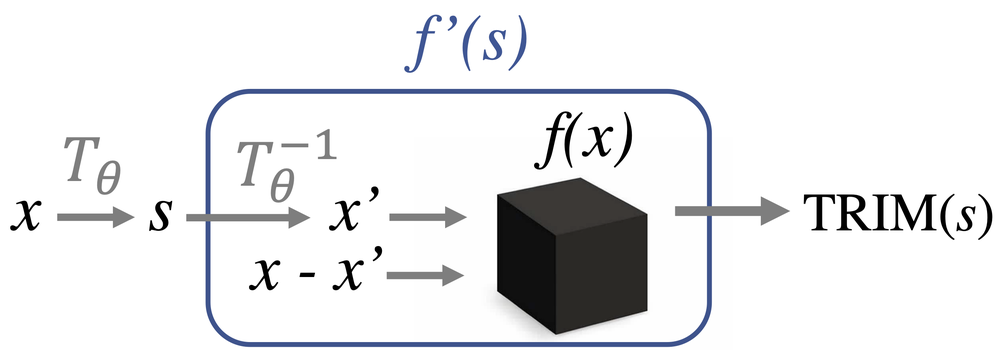
#> input picture awave/trim/trim.png, 1000 x 364 px, shrunk from 2550 x 929 before the run
$ python -i transforms_np.py   (imports and definitions only)
#> lines starting #> are read from the running program, lines starting #| are printed output that depends on the picture
import numpy as np
import scipy.signal as signal
from numpy.fft import *


# [49 lines left out: function bandpass_filter, not called in this run]


'''
Written by Alan Dong
Based on Jae S. Lim, "Two Dimensional Signal and Image Processing" 1990
'''


def bandpass_filter_norm_fast(im: np.ndarray, cutoff_low=0.25, cutoff_high=0.75, kernel_length=25):
    '''Return bandpass-filtered image, with freqs normalized
    '''

    def ftrans2(b: np.ndarray, t=None):
        '''Implements McClellan transform which produces 2D filter from 1D filter

        Params
        ------
        b - 1D filter
        t - transform matrix, defaults to McClellan transformation
        '''
        if len(b.squeeze().shape) > 1:
            raise Exception("ftrans2: b must be a one dimensional array!")
        elif np.all(b == 0):
            raise Exception("ftrans2: b must have at least one nonzero element!")
        elif len(b) % 2 == 0:
            raise Exception("ftrans2: b must be odd length!")
        elif np.any(abs(b - b[::-1]) > np.sqrt(np.finfo(b.dtype).eps)):
            raise Exception("ftrans2: b must be symmetric!")

        if t is None:
            t = np.array([[1., 2, 1], [2, -4, 2], [1, 2, 1]]) / 8.  # McClellan transformation
        n = (len(b) - 1) // 2
        b = np.fft.ifftshift(b)
        a = np.concatenate([[b[0]], 2.0 * b[1:n + 1]])

        inset = np.floor((np.array(t.shape) - 1) / 2).astype("int")

        # Use Chebyshev polynomials to compute h
        P0 = 1
        P1 = t
        h = a[1] * P1
        rows = np.array([inset[0]])
        cols = np.array([inset[1]])
        h[rows[0]:rows[-1] + 1, cols[0]:cols[-1] + 1] = h[rows[0]:rows[-1] + 1, cols[0]:cols[-1] + 1] + a[0] * P0
        for i in range(2, n + 1):
            P2 = 2 * signal.convolve2d(t, P1)
            rows = rows + inset[0]
            cols = cols + inset[1]
            P2[rows[0]:rows[-1] + 1, cols[0]:cols[-1] + 1] = P2[rows[0]:rows[-1] + 1, cols[0]:cols[-1] + 1] - P0
            rows = inset[0] + np.arange(P1.shape[0])
            cols = inset[1] + np.arange(P1.shape[1])
            hh = h
            h = a[i] * P2
            h[rows[0]:rows[-1] + 1, cols[0]:cols[-1] + 1] = h[rows[0]:rows[-1] + 1, cols[0]:cols[-1] + 1] + hh
            P0 = P1
            P1 = P2
        return h

    def filter2(im: np.ndarray, h: np.ndarray):
        '''2D filtering
        Params
        ------
        im - image to be filtered
        h - 2D filter
        '''
        if np.issubdtype(im.dtype, np.integer):
            im = im.astype("float")
        if len(im.shape) == 2:
            out = signal.convolve2d(im, h, "same")
        elif len(im.shape) == 3:
            out = np.zeros(im.shape, dtype=im.dtype)
            for i in range(im.shape[2]):
                out[..., i] = signal.convolve2d(im[..., i], h, "same")
        else:
            raise Exception("filter2: im must be two or three dimensional!")
        return out

    b = signal.firwin(kernel_length, cutoff=[cutoff_low, cutoff_high], window='blackmanharris', pass_zero=False)
    h = ftrans2(b)
    return filter2(im, h)

>>> import cv2
>>> picture = cv2.imread('trim.png', cv2.IMREAD_GRAYSCALE)
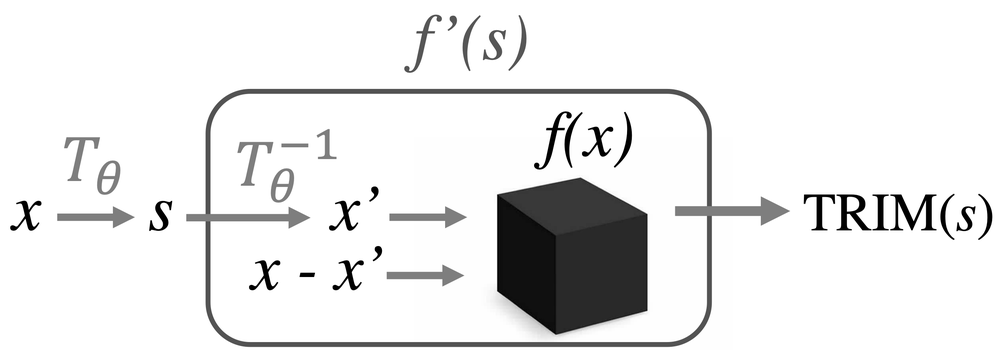
#> picture: shape (364, 1000); min 0, max 255, mean 233.6
>>> result = bandpass_filter_norm_fast(picture)
#> in filter2, `out = signal.convolve2d(im, h, "same")`:
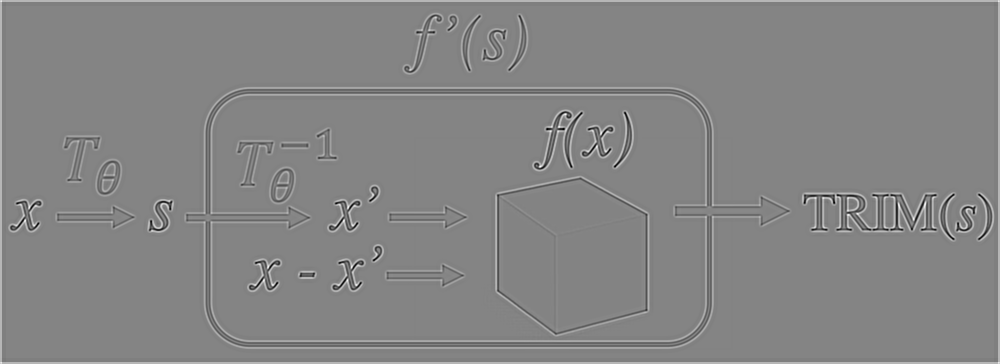
#> out: shape (364, 1000) float64; min -164.9, max 154.6, mean 1.4; drawn with min black and max white
